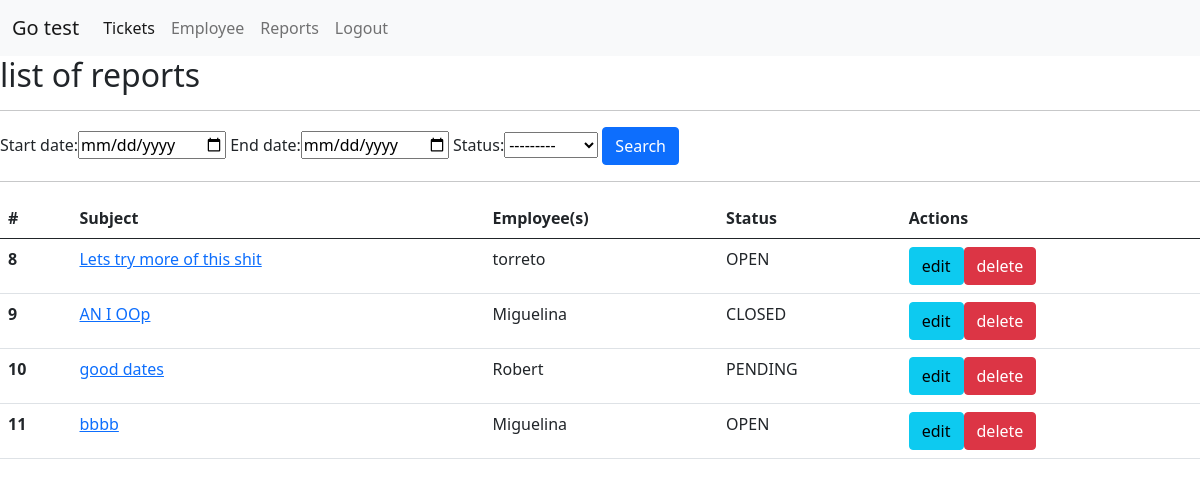
Page /reports/ (signed in) on the earlier database version.
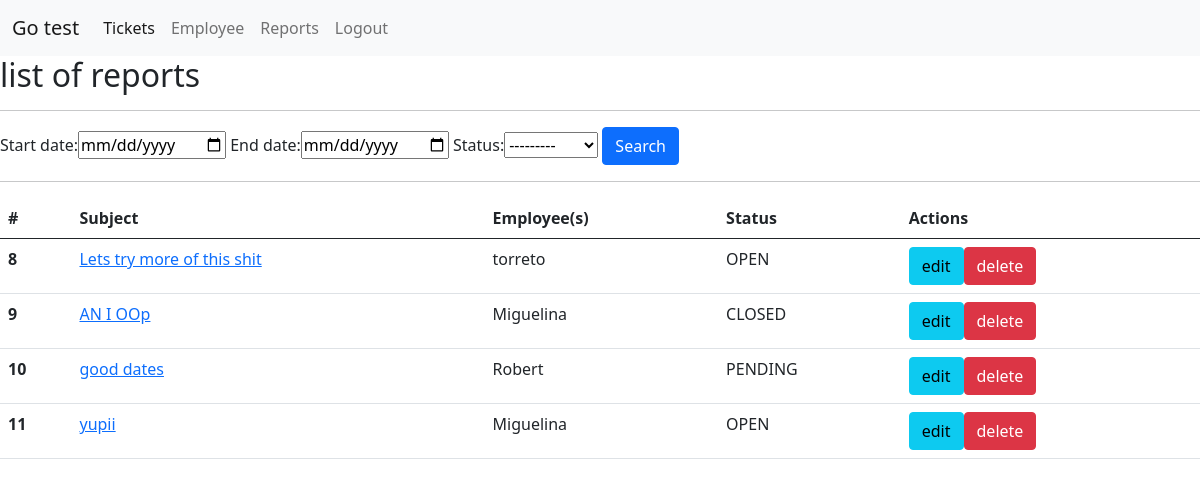
Same page on the later database version.
### tickets/models.py (models this page shows, shortened)
class Ticket(models.Model):
    id = models.AutoField(primary_key=True)
    subject = models.CharField(max_length=100)
    employee = models.ForeignKey(Employee, on_delete=models.CASCADE)
    description= models.TextField(max_length=500)
    date = models.DateField(auto_now_add=True)
    status = models.CharField(max_length=50, choices=STATUS_OPTIONS)
    start_date = models.DateField(default=datetime.date.today)
    end_date = models.DateField(default=datetime.date.today)
    notes = models.TextField(null=True)

### employee/models.py (models this page shows)
class Employee(models.Model):
    id = models.AutoField(primary_key=True)
    first_name = models.CharField(max_length=100)
    last_name = models.CharField(max_length=100)
    email = models.EmailField(max_length=200)
    status = models.CharField(max_length=50, choices=STATUS_OPTIONS)
    password = models.CharField(max_length=100)
    def __str__(self):
        return self.first_name

### reports/views.py (the view)
# urls.py: path('', views.reports_list, name="reports_filter"),
@login_required(login_url='login')
def reports_list(request):
    ticket_report = Ticket.objects.all()
    reports_form = TicketFilter(request.GET, queryset=ticket_report)
    ticket_report = reports_form.qs
    context={'ticket_report':ticket_report, 'reports_form':reports_form}
    return render(request, 'reports/reports_list.html', context)

### reports/templates/reports/reports_list.html
{% extends 'reports/base.html' %}
{% block content %}
<h2>list of reports</h2>
<hr>
<form method="get">
{{reports_form.form}}
<button class="btn btn-primary" type="submit">Search</button>
</form>
<hr>
<table class="table">
  <thead>
    <tr>
      <th scope="col">#</th>
      <th scope="col">Subject</th>
      <th scope="col">Employee(s)</th>
      <th scope="col">Status</th>
      <th scope="col">Actions</th>
    </tr>
  </thead>
  <tbody>
  {% for ticket in ticket_report %}
    <tr>
      <th scope="row">{{ticket.id}}</th>
      <td><a href="{% url 'info_ticket' ticket.id %}">{{ticket.subject}}</a></td>
      <td>{{ticket.employee}}</td>
      <td>{{ticket.status}}</td>
      <td><a class="btn btn-info" href="{% url 'ticket_update' ticket.id %}"> edit </a><a class="btn btn-danger" href="{% url 'ticket_delete' ticket.id %}"> delete </a></td>
    </tr>
  {% endfor %}
  </tbody>
</table>
{% endblock content %}

Differences in the rows shown:
changed Ticket id 11: subject "bbbb" → "yupii"
